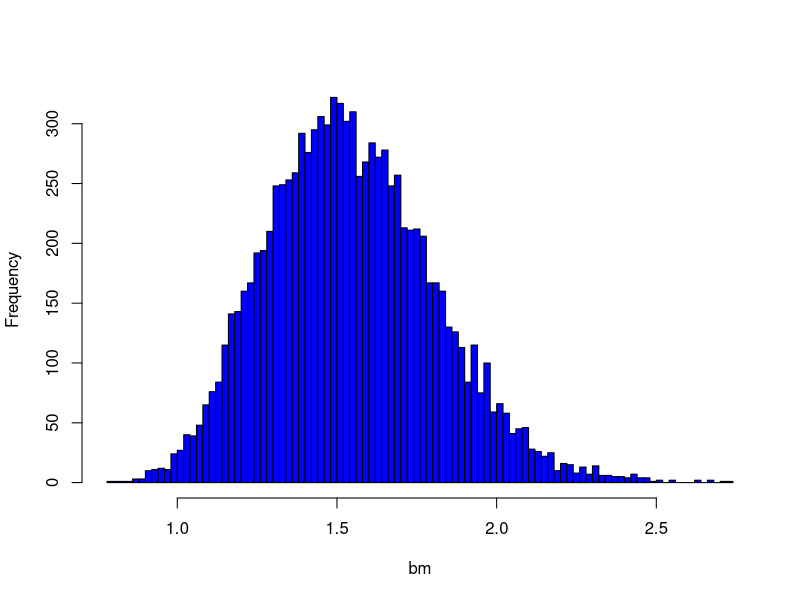

Reproduce this figure in R.
print('file: BootstrapMeanF.R')
# estimate uncertainty of mean from an F distribution via bootstrapping
n = 30 # sample size
set.seed(1953)
nu1=15; nu2=3 # degrees of freedom
meanA = nu2/(nu2-1) # mean (for nu2 > 2) 
print(c(meanA,'mean (analytic)'))
r = rf(n,df1=nu1,df2=nu2) # sample from F PDF
B = 1e4 # number of bootstrap samples
xrange = seq(1,n)
bm = numeric(B)
for(j in 1:B) {
  i = sample(x=xrange,n,replace=TRUE) # sampling with replacement
  bm[j] = mean(r[i])                  # calculate mean value of resample
}
print(c(round(mean(bm),4),'mean(xm)'))
print(c(round(median(bm),4),'median(xm)')) # robust estimate of central tendency
# 95% confidence interval:
q = as.numeric(quantile(bm,c(0.05/2,1-0.05/2)))
print(c(round(q,4),'95% confidence interval (bootstrap)'))
# library(latex2exp)
sflag = 1
if (sflag == 1) {
  # png('BootstrapMeanF231128.png',width=16,height=16,units='cm',res=300)
  hist(bm,breaks=round(sqrt(B)),col='blue',main='')
  # dev.off()
}
